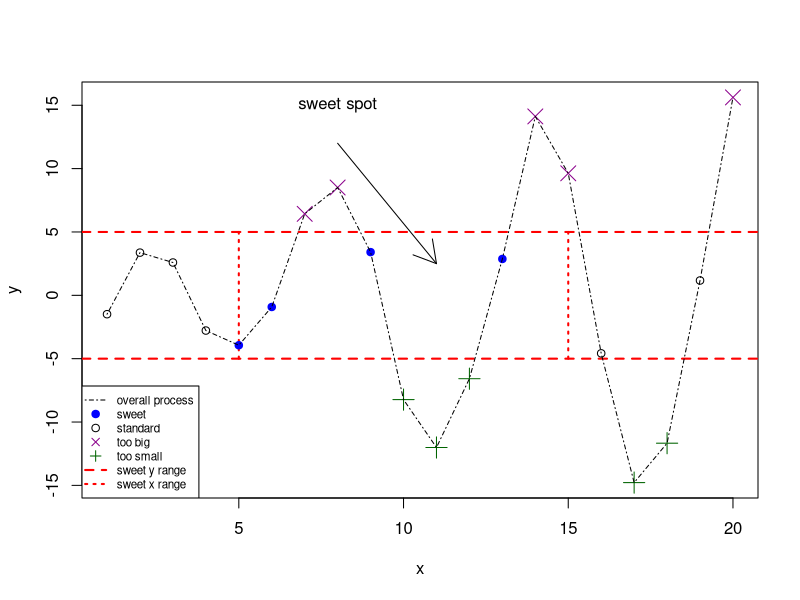

Generate this figure with R:
# PA4
# Kensea Jordan
# 6/7/2026
# Module 4 Visualizing Data



# Create an R script which reproduces steps 1-10 in "Section 7.3 - ADDING POINTS, LINES, AND TEXT TO
# AN EXISTING PLOT" of your textbook to generate the plot shown in Figure 7.6

x <- 1:20
y <- c(-1.49,3.37,2.59,-2.78,-3.94,-0.92,6.43,8.51,3.41,-8.23,
       -12.01,-6.58,2.87,14.12,9.63,-4.58,-14.78,-11.67,1.17,15.62)

# 1. create the base plot
plot <- plot(x,y,type="n",main="")

# 2. add the 'sweet spot' red dash marks
abline(h=c(-5,5), col="red", lty=2, lwd=2)

# 3. add vertical red dash marks, the 'extra sweet spot'
segments(x0=c(5,15),y0=c(-5,-5), x1=c(5, 15), y1=c(5,5), col="red", lty=3, lwd=2)

# 4. add points above the sweet spot zone in a dark magenta color
points(x[y>=5], y[y>=5], pch=4, col="darkmagenta", cex=2)

# 5. add points below the sweet spot in a dark green color
points(x[y<=-5], y[y<=-5], pch=3, col="darkgreen", cex=2)

# 6. add points within the sweet spot using a blue color
points(x[(x>=5&x<=15)&(y>-5&y<5)], y[(x>=5&x<=15)&(y>-5&y<5)], pch=19, col="blue")

# 7. points within the horizontal sweet spot but not in the vertical lines
points(x[(x<5|x>15)&(y>-5&y<5)], y[(x<5|x>15)&(y>-5&y<5)])

# 8. connect the dots with lines
lines(x,y,lty=4)

# 9. add an arrow to point to the sweet spot, I adjusted it bc it was too close to a point on the plot
arrows(x0=8, y0=12, x1=11, y1=2.5)

# 10. add a sweet spot label
text(x=8, y=15, labels="sweet spot")

# add the legend, I added the overall cex scaling of .7 to bring down the size
legend("bottomleft",
       legend=c("overall process", "sweet", "standard", "too big", "too small", "sweet y range", "sweet x range"),
       pch=c(NA,19,1,4,3,NA,NA), lty=c(4,NA,NA,NA,NA,2,3),
       col=c("black", "blue", "black", "darkmagenta", "darkgreen","red", "red"),
       lwd=c(1,NA,NA,NA,NA, 2,2), pt.cex=c(NA,1,1,1,1,NA,NA), cex=c(.7)
       )
